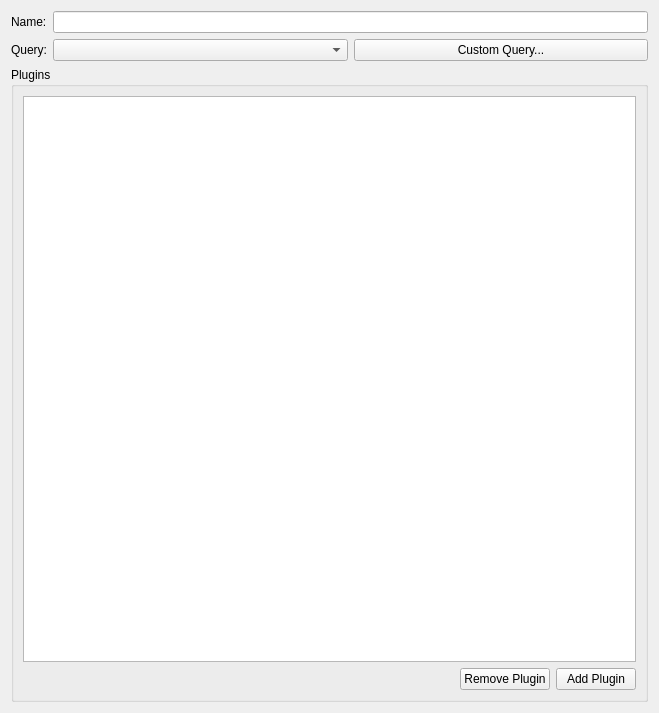
<?xml version="1.0" encoding="UTF-8"?>
<ui version="4.0">
 <class>CategoryEditor</class>
 <widget class="QWidget" name="CategoryEditor">
  <property name="geometry">
   <rect>
    <x>0</x>
    <y>0</y>
    <width>659</width>
    <height>713</height>
   </rect>
  </property>
  <property name="windowTitle">
   <string>Form</string>
  </property>
  <layout class="QVBoxLayout" name="verticalLayout_2">
   <item>
    <layout class="QFormLayout" name="formLayout">
     <item row="0" column="0">
      <widget class="QLabel" name="label">
       <property name="text">
        <string>Name:</string>
       </property>
      </widget>
     </item>
     <item row="0" column="1">
      <widget class="KLineEdit" name="m_editName"/>
     </item>
     <item row="1" column="0">
      <widget class="QLabel" name="label_3">
       <property name="text">
        <string>Query:</string>
       </property>
      </widget>
     </item>
     <item row="1" column="1">
      <layout class="QHBoxLayout" name="horizontalLayout_2">
       <item>
        <widget class="KComboBox" name="m_comboQuery"/>
       </item>
       <item>
        <widget class="KPushButton" name="m_buttonCustomQuery">
         <property name="text">
          <string>Custom Query...</string>
         </property>
        </widget>
       </item>
      </layout>
     </item>
    </layout>
   </item>
   <item>
    <widget class="QGroupBox" name="pluginGroup">
     <property name="title">
      <string>Plugins</string>
     </property>
     <layout class="QVBoxLayout" name="verticalLayout">
      <item>
       <widget class="QListView" name="m_viewPlugins"/>
      </item>
      <item>
       <layout class="QHBoxLayout" name="horizontalLayout">
        <item>
         <spacer name="horizontalSpacer">
          <property name="orientation">
           <enum>Qt::Horizontal</enum>
          </property>
          <property name="sizeHint" stdset="0">
           <size>
            <width>40</width>
            <height>20</height>
           </size>
          </property>
         </spacer>
        </item>
        <item>
         <widget class="KPushButton" name="m_buttonRemovePlugin">
          <property name="text">
           <string>Remove Plugin</string>
          </property>
         </widget>
        </item>
        <item>
         <widget class="KPushButton" name="m_buttonAddPlugin">
          <property name="text">
           <string>Add Plugin</string>
          </property>
         </widget>
        </item>
       </layout>
      </item>
     </layout>
    </widget>
   </item>
  </layout>
 </widget>
 <customwidgets>
  <customwidget>
   <class>KPushButton</class>
   <extends>QPushButton</extends>
   <header>kpushbutton.h</header>
  </customwidget>
  <customwidget>
   <class>KLineEdit</class>
   <extends>QLineEdit</extends>
   <header>klineedit.h</header>
  </customwidget>
  <customwidget>
   <class>KComboBox</class>
   <extends>QComboBox</extends>
   <header>kcombobox.h</header>
  </customwidget>
 </customwidgets>
 <resources/>
 <connections/>
</ui>
